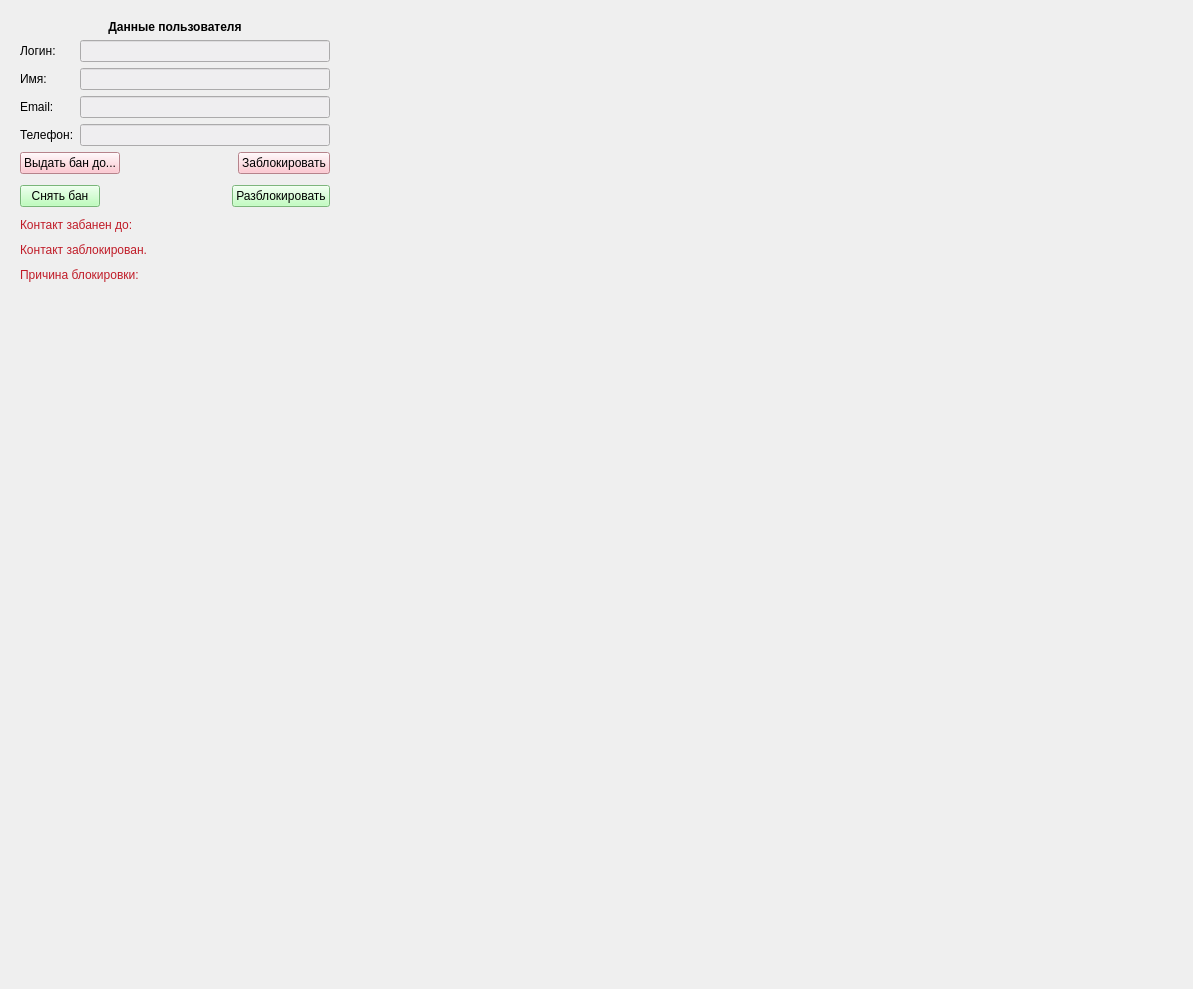
<?xml version="1.0" encoding="UTF-8"?>
<ui version="4.0">
 <class>ScreenUserData</class>
 <widget class="QWidget" name="ScreenUserData">
  <property name="geometry">
   <rect>
    <x>0</x>
    <y>0</y>
    <width>1193</width>
    <height>989</height>
   </rect>
  </property>
  <property name="sizePolicy">
   <sizepolicy hsizetype="Expanding" vsizetype="Expanding">
    <horstretch>0</horstretch>
    <verstretch>0</verstretch>
   </sizepolicy>
  </property>
  <property name="windowTitle">
   <string>Form</string>
  </property>
  <layout class="QHBoxLayout" name="horizontalLayout_3" stretch="0,0,0">
   <item>
    <widget class="QWidget" name="widget" native="true">
     <property name="sizePolicy">
      <sizepolicy hsizetype="Fixed" vsizetype="Preferred">
       <horstretch>0</horstretch>
       <verstretch>0</verstretch>
      </sizepolicy>
     </property>
     <property name="minimumSize">
      <size>
       <width>320</width>
       <height>0</height>
      </size>
     </property>
     <layout class="QVBoxLayout" name="verticalLayout">
      <item>
       <layout class="QHBoxLayout" name="saveCancelHorizontalLayout">
        <item>
         <widget class="QLabel" name="changePasswordLabel_2">
          <property name="sizePolicy">
           <sizepolicy hsizetype="Fixed" vsizetype="Preferred">
            <horstretch>0</horstretch>
            <verstretch>0</verstretch>
           </sizepolicy>
          </property>
          <property name="font">
           <font>
            <bold>true</bold>
           </font>
          </property>
          <property name="text">
           <string>Данные пользователя</string>
          </property>
          <property name="alignment">
           <set>Qt::AlignmentFlag::AlignCenter</set>
          </property>
         </widget>
        </item>
       </layout>
      </item>
      <item>
       <layout class="QFormLayout" name="formLayout_3">
        <item row="0" column="0">
         <widget class="QLabel" name="label">
          <property name="text">
           <string>Логин:</string>
          </property>
         </widget>
        </item>
        <item row="0" column="1">
         <widget class="QLineEdit" name="loginLineEdit">
          <property name="enabled">
           <bool>true</bool>
          </property>
          <property name="sizePolicy">
           <sizepolicy hsizetype="Fixed" vsizetype="Fixed">
            <horstretch>0</horstretch>
            <verstretch>0</verstretch>
           </sizepolicy>
          </property>
          <property name="minimumSize">
           <size>
            <width>250</width>
            <height>0</height>
           </size>
          </property>
          <property name="autoFillBackground">
           <bool>false</bool>
          </property>
          <property name="styleSheet">
           <string notr="true">background-color: rgb(239, 238, 240);
border-color: rgb(0, 0, 0);</string>
          </property>
          <property name="readOnly">
           <bool>true</bool>
          </property>
         </widget>
        </item>
        <item row="1" column="0">
         <widget class="QLabel" name="label_2">
          <property name="text">
           <string>Имя:</string>
          </property>
         </widget>
        </item>
        <item row="1" column="1">
         <widget class="QLineEdit" name="nameLineEdit">
          <property name="enabled">
           <bool>true</bool>
          </property>
          <property name="sizePolicy">
           <sizepolicy hsizetype="Fixed" vsizetype="Fixed">
            <horstretch>0</horstretch>
            <verstretch>0</verstretch>
           </sizepolicy>
          </property>
          <property name="minimumSize">
           <size>
            <width>250</width>
            <height>0</height>
           </size>
          </property>
          <property name="styleSheet">
           <string notr="true">background-color: rgb(239, 238, 240);
border-color: rgb(0, 0, 0);</string>
          </property>
          <property name="readOnly">
           <bool>true</bool>
          </property>
         </widget>
        </item>
        <item row="2" column="0">
         <widget class="QLabel" name="label_4">
          <property name="text">
           <string>Email:</string>
          </property>
         </widget>
        </item>
        <item row="2" column="1">
         <widget class="QLineEdit" name="emailLineEdit">
          <property name="enabled">
           <bool>true</bool>
          </property>
          <property name="sizePolicy">
           <sizepolicy hsizetype="Fixed" vsizetype="Fixed">
            <horstretch>0</horstretch>
            <verstretch>0</verstretch>
           </sizepolicy>
          </property>
          <property name="minimumSize">
           <size>
            <width>250</width>
            <height>0</height>
           </size>
          </property>
          <property name="toolTip">
           <string/>
          </property>
          <property name="styleSheet">
           <string notr="true">background-color: rgb(239, 238, 240);
border-color: rgb(0, 0, 0);</string>
          </property>
          <property name="readOnly">
           <bool>true</bool>
          </property>
         </widget>
        </item>
        <item row="3" column="0">
         <widget class="QLabel" name="label_3">
          <property name="text">
           <string>Телефон:</string>
          </property>
         </widget>
        </item>
        <item row="3" column="1">
         <widget class="QLineEdit" name="phoneLineEdit">
          <property name="enabled">
           <bool>true</bool>
          </property>
          <property name="sizePolicy">
           <sizepolicy hsizetype="Fixed" vsizetype="Fixed">
            <horstretch>0</horstretch>
            <verstretch>0</verstretch>
           </sizepolicy>
          </property>
          <property name="minimumSize">
           <size>
            <width>250</width>
            <height>0</height>
           </size>
          </property>
          <property name="styleSheet">
           <string notr="true">background-color: rgb(239, 238, 240);
border-color: rgb(0, 0, 0);</string>
          </property>
          <property name="readOnly">
           <bool>true</bool>
          </property>
         </widget>
        </item>
       </layout>
      </item>
      <item>
       <layout class="QHBoxLayout" name="horizontalLayout_2">
        <item>
         <widget class="QPushButton" name="banPushButton">
          <property name="sizePolicy">
           <sizepolicy hsizetype="Fixed" vsizetype="Fixed">
            <horstretch>0</horstretch>
            <verstretch>0</verstretch>
           </sizepolicy>
          </property>
          <property name="styleSheet">
           <string notr="true">background-color: rgb(255, 183, 195);</string>
          </property>
          <property name="text">
           <string>Выдать бан до...</string>
          </property>
         </widget>
        </item>
        <item>
         <spacer name="horizontalSpacer_6">
          <property name="orientation">
           <enum>Qt::Orientation::Horizontal</enum>
          </property>
          <property name="sizeHint" stdset="0">
           <size>
            <width>18</width>
            <height>20</height>
           </size>
          </property>
         </spacer>
        </item>
        <item>
         <widget class="QPushButton" name="blockPushButton">
          <property name="sizePolicy">
           <sizepolicy hsizetype="Fixed" vsizetype="Fixed">
            <horstretch>0</horstretch>
            <verstretch>0</verstretch>
           </sizepolicy>
          </property>
          <property name="styleSheet">
           <string notr="true">background-color: rgb(255, 183, 195);</string>
          </property>
          <property name="text">
           <string>Заблокировать</string>
          </property>
         </widget>
        </item>
       </layout>
      </item>
      <item>
       <spacer name="verticalSpacer_6">
        <property name="orientation">
         <enum>Qt::Orientation::Vertical</enum>
        </property>
        <property name="sizeType">
         <enum>QSizePolicy::Policy::Fixed</enum>
        </property>
        <property name="sizeHint" stdset="0">
         <size>
          <width>20</width>
          <height>5</height>
         </size>
        </property>
       </spacer>
      </item>
      <item>
       <layout class="QHBoxLayout" name="horizontalLayout">
        <item>
         <widget class="QPushButton" name="unBunPushButton">
          <property name="sizePolicy">
           <sizepolicy hsizetype="Fixed" vsizetype="Fixed">
            <horstretch>0</horstretch>
            <verstretch>0</verstretch>
           </sizepolicy>
          </property>
          <property name="styleSheet">
           <string notr="true">background-color: rgb(170, 255, 169);</string>
          </property>
          <property name="text">
           <string>Снять бан</string>
          </property>
         </widget>
        </item>
        <item>
         <spacer name="horizontalSpacer_2">
          <property name="orientation">
           <enum>Qt::Orientation::Horizontal</enum>
          </property>
          <property name="sizeHint" stdset="0">
           <size>
            <width>40</width>
            <height>20</height>
           </size>
          </property>
         </spacer>
        </item>
        <item>
         <widget class="QPushButton" name="unblockPushButton">
          <property name="sizePolicy">
           <sizepolicy hsizetype="Fixed" vsizetype="Fixed">
            <horstretch>0</horstretch>
            <verstretch>0</verstretch>
           </sizepolicy>
          </property>
          <property name="styleSheet">
           <string notr="true">background-color: rgb(175, 255, 174);</string>
          </property>
          <property name="text">
           <string>Разблокировать</string>
          </property>
         </widget>
        </item>
       </layout>
      </item>
      <item>
       <spacer name="verticalSpacer_2">
        <property name="orientation">
         <enum>Qt::Orientation::Vertical</enum>
        </property>
        <property name="sizeType">
         <enum>QSizePolicy::Policy::Fixed</enum>
        </property>
        <property name="sizeHint" stdset="0">
         <size>
          <width>20</width>
          <height>5</height>
         </size>
        </property>
       </spacer>
      </item>
      <item>
       <widget class="QLabel" name="bunnedToDateUserLabel">
        <property name="styleSheet">
         <string notr="true">color: rgb(192, 28, 40);</string>
        </property>
        <property name="text">
         <string>Контакт забанен до:</string>
        </property>
       </widget>
      </item>
      <item>
       <spacer name="verticalSpacer">
        <property name="orientation">
         <enum>Qt::Orientation::Vertical</enum>
        </property>
        <property name="sizeType">
         <enum>QSizePolicy::Policy::Fixed</enum>
        </property>
        <property name="sizeHint" stdset="0">
         <size>
          <width>20</width>
          <height>5</height>
         </size>
        </property>
       </spacer>
      </item>
      <item>
       <widget class="QLabel" name="blockedUserLabel">
        <property name="styleSheet">
         <string notr="true">color: rgb(192, 28, 40);</string>
        </property>
        <property name="text">
         <string>Контакт заблокирован.</string>
        </property>
       </widget>
      </item>
      <item>
       <spacer name="verticalSpacer_5">
        <property name="orientation">
         <enum>Qt::Orientation::Vertical</enum>
        </property>
        <property name="sizeType">
         <enum>QSizePolicy::Policy::Fixed</enum>
        </property>
        <property name="sizeHint" stdset="0">
         <size>
          <width>20</width>
          <height>5</height>
         </size>
        </property>
       </spacer>
      </item>
      <item>
       <widget class="QLabel" name="reasonDisableabel">
        <property name="styleSheet">
         <string notr="true">color: rgb(192, 28, 40);</string>
        </property>
        <property name="text">
         <string>Причина блокировки:</string>
        </property>
       </widget>
      </item>
      <item>
       <spacer name="verticalSpacer_9">
        <property name="orientation">
         <enum>Qt::Orientation::Vertical</enum>
        </property>
        <property name="sizeType">
         <enum>QSizePolicy::Policy::Fixed</enum>
        </property>
        <property name="sizeHint" stdset="0">
         <size>
          <width>20</width>
          <height>5</height>
         </size>
        </property>
       </spacer>
      </item>
      <item>
       <widget class="ScreenNewChatParticipants" name="ScreenNewChatParticipantsWidget" native="true">
        <property name="sizePolicy">
         <sizepolicy hsizetype="Minimum" vsizetype="Fixed">
          <horstretch>0</horstretch>
          <verstretch>0</verstretch>
         </sizepolicy>
        </property>
        <property name="minimumSize">
         <size>
          <width>0</width>
          <height>450</height>
         </size>
        </property>
        <property name="maximumSize">
         <size>
          <width>16777215</width>
          <height>16777215</height>
         </size>
        </property>
       </widget>
      </item>
      <item>
       <spacer name="verticalSpacer_11">
        <property name="orientation">
         <enum>Qt::Orientation::Vertical</enum>
        </property>
        <property name="sizeHint" stdset="0">
         <size>
          <width>20</width>
          <height>78</height>
         </size>
        </property>
       </spacer>
      </item>
     </layout>
    </widget>
   </item>
   <item>
    <widget class="ScreenChatList" name="ScreenUserDataChatsListWidget" native="true">
     <property name="sizePolicy">
      <sizepolicy hsizetype="Fixed" vsizetype="Expanding">
       <horstretch>0</horstretch>
       <verstretch>0</verstretch>
      </sizepolicy>
     </property>
     <property name="minimumSize">
      <size>
       <width>320</width>
       <height>0</height>
      </size>
     </property>
     <property name="maximumSize">
      <size>
       <width>320</width>
       <height>16777215</height>
      </size>
     </property>
    </widget>
   </item>
   <item>
    <widget class="ScreenChatting" name="ScreenUserDataMessagesListWidget" native="true">
     <property name="sizePolicy">
      <sizepolicy hsizetype="Expanding" vsizetype="Expanding">
       <horstretch>0</horstretch>
       <verstretch>0</verstretch>
      </sizepolicy>
     </property>
    </widget>
   </item>
  </layout>
 </widget>
 <customwidgets>
  <customwidget>
   <class>ScreenChatList</class>
   <extends>QWidget</extends>
   <header>screen_chat_list.h</header>
   <container>1</container>
  </customwidget>
  <customwidget>
   <class>ScreenChatting</class>
   <extends>QWidget</extends>
   <header>screen_chatting.h</header>
   <container>1</container>
  </customwidget>
  <customwidget>
   <class>ScreenNewChatParticipants</class>
   <extends>QWidget</extends>
   <header>screen_new_chat_participants.h</header>
   <container>1</container>
  </customwidget>
 </customwidgets>
 <resources/>
 <connections/>
</ui>
